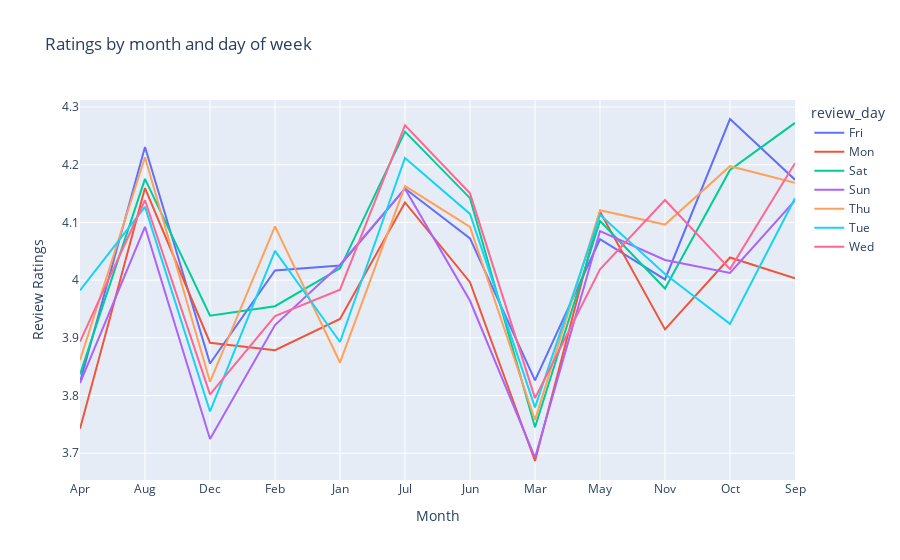

The cell this chart's notebook holds for it:
### Code cell
df = review_score_per_month
fig = px.line(df, x="review_month", y="review_score", color='review_day', title='Sales Each Month & Each DayofWeek')

fig.update_layout(
    title="Ratings by month and day of week",
    xaxis_title="Month",
    yaxis_title="Review Ratings",
    #font=dict(
     #   family="Courier New, monospace",
      #  size=15,
       # color="#7f7f7f"
    #)
)
fig.show()

### Figure 1 — Plotly figure (JSON) as saved in the notebook; plotly's stock layout.template omitted (floating-point values rounded to 4 significant figures)
{"data": [{"hovertemplate": "review_day=Fri<br>review_month=%{x}<br>review_score=%{y}<extra></extra>", "legendgroup": "Fri", "line": {"color": "#636efa", "dash": "solid"}, "mode": "lines", "name": "Fri", "orientation": "v", "showlegend": true, "type": "scatter", "x": ["Apr", "Aug", "Dec", "Feb", "Jan", "Jul", "Jun", "Mar", "May", "Nov", "Oct", "Sep"], "xaxis": "x", "y": [3.823, 4.231, 3.856, 4.017, 4.025, 4.159, 4.072, 3.826, 4.071, 4.001, 4.279, 4.174], "yaxis": "y"}, {"hovertemplate": "review_day=Mon<br>review_month=%{x}<br>review_score=%{y}<extra></extra>", "legendgroup": "Mon", "line": {"color": "#EF553B", "dash": "solid"}, "mode": "lines", "name": "Mon", "orientation": "v", "showlegend": true, "type": "scatter", "x": ["Apr", "Aug", "Dec", "Feb", "Jan", "Jul", "Jun", "Mar", "May", "Nov", "Oct", "Sep"], "xaxis": "x", "y": [3.742, 4.159, 3.891, 3.879, 3.933, 4.135, 3.996, 3.687, 4.119, 3.915, 4.039, 4.003], "yaxis": "y"}, {"hovertemplate": "review_day=Sat<br>review_month=%{x}<br>review_score=%{y}<extra></extra>", "legendgroup": "Sat", "line": {"color": "#00cc96", "dash": "solid"}, "mode": "lines", "name": "Sat", "orientation": "v", "showlegend": true, "type": "scatter", "x": ["Apr", "Aug", "Dec", "Feb", "Jan", "Jul", "Jun", "Mar", "May", "Nov", "Oct", "Sep"], "xaxis": "x", "y": [3.837, 4.176, 3.938, 3.955, 4.02, 4.257, 4.142, 3.745, 4.102, 3.986, 4.191, 4.272], "yaxis": "y"}, {"hovertemplate": "review_day=Sun<br>review_month=%{x}<br>review_score=%{y}<extra></extra>", "legendgroup": "Sun", "line": {"color": "#ab63fa", "dash": "solid"}, "mode": "lines", "name": "Sun", "orientation": "v", "showlegend": true, "type": "scatter", "x": ["Apr", "Aug", "Dec", "Feb", "Jan", "Jul", "Jun", "Mar", "May", "Nov", "Oct", "Sep"], "xaxis": "x", "y": [3.822, 4.092, 3.725, 3.922, 4.027, 4.159, 3.964, 3.692, 4.085, 4.035, 4.013, 4.138], "yaxis": "y"}, {"hovertemplate": "review_day=Thu<br>review_month=%{x}<br>review_score=%{y}<extra></extra>", "legendgroup": "Thu", "line": {"color": "#FFA15A", "dash": "solid"}, "mode": "lines", "name": "Thu", "orientation": "v", "showlegend": true, "type": "scatter", "x": ["Apr", "Aug", "Dec", "Feb", "Jan", "Jul", "Jun", "Mar", "May", "Nov", "Oct", "Sep"], "xaxis": "x", "y": [3.861, 4.213, 3.824, 4.093, 3.857, 4.163, 4.092, 3.758, 4.121, 4.096, 4.197, 4.169], "yaxis": "y"}, {"hovertemplate": "review_day=Tue<br>review_month=%{x}<br>review_score=%{y}<extra></extra>", "legendgroup": "Tue", "line": {"color": "#19d3f3", "dash": "solid"}, "mode": "lines", "name": "Tue", "orientation": "v", "showlegend": true, "type": "scatter", "x": ["Apr", "Aug", "Dec", "Feb", "Jan", "Jul", "Jun", "Mar", "May", "Nov", "Oct", "Sep"], "xaxis": "x", "y": [3.982, 4.127, 3.772, 4.051, 3.893, 4.212, 4.115, 3.779, 4.113, 4.011, 3.924, 4.142], "yaxis": "y"}, {"hovertemplate": "review_day=Wed<br>review_month=%{x}<br>review_score=%{y}<extra></extra>", "legendgroup": "Wed", "line": {"color": "#FF6692", "dash": "solid"}, "mode": "lines", "name": "Wed", "orientation": "v", "showlegend": true, "type": "scatter", "x": ["Apr", "Aug", "Dec", "Feb", "Jan", "Jul", "Jun", "Mar", "May", "Nov", "Oct", "Sep"], "xaxis": "x", "y": [3.893, 4.138, 3.802, 3.938, 3.983, 4.268, 4.15, 3.795, 4.019, 4.139, 4.019, 4.203], "yaxis": "y"}], "layout": {"legend": {"title": {"text": "review_day"}, "tracegroupgap": 0}, "title": {"text": "Ratings by month and day of week"}, "xaxis": {"anchor": "y", "domain": [0, 1], "title": {"text": "Month"}}, "yaxis": {"anchor": "x", "domain": [0, 1], "title": {"text": "Review Ratings"}}}}
